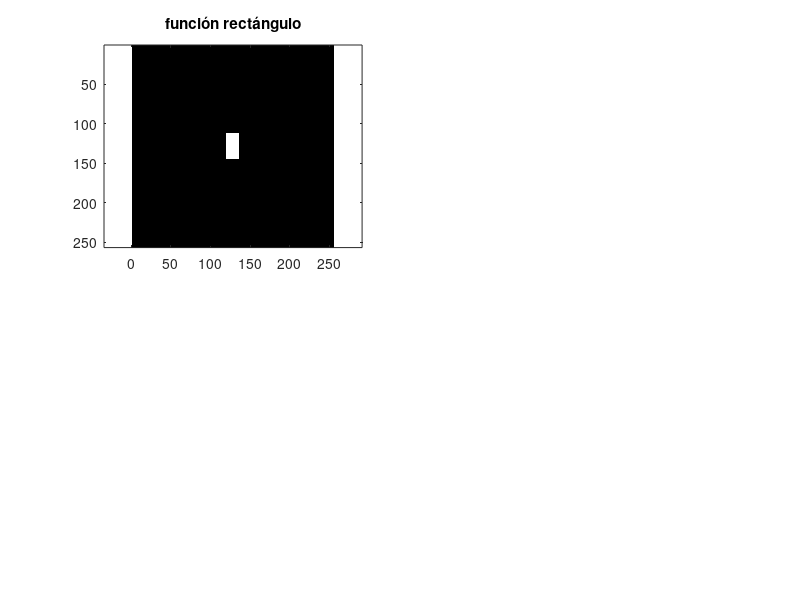

MATLAB code to generate this figure: (Note: this script raises an error after producing the figure.)
%% Transformada de Fourier y sus propiedades

% Borrado de todas las variables de la memoria
clear all

%% Función rectángulo
% Dimensión de la matriz
DimX = 256;
DimY = 256;

% Dimensión del rectángulo
SizeX = 16;
SizeY = 32;

R = zeros(DimY, DimX);
R(DimY/2 - SizeY/2:DimY/2 + SizeY/2, DimX/2 - SizeX/2:DimX/2 + SizeX/2) = 1;

figure(1)
subplot(2,2,1)
	colormap(gray);
	imagesc(R);
	axis equal tight
	title('función rectángulo')

TFR = fft2shift(R);

Fase = angle(TFR);
subplot(2,2,2)
	colormap(gray);
	imagesc(Fase);
	axis equal tight
	title('Fase de la TF del rectángulo')

Modulo = abs(TFR);
subplot(2,2,3)
	colormap(gray);
	imagesc(Modulo);
	axis equal tight
	title('Módulo de la TF del rectángulo')

subplot(2,2,4)
	colormap(gray);
	imagesc(log10(1+Modulo));
	axis equal tight
	title('log10(1+Módulo) de la TF del rectángulo')


%% DESPLAZAMIENTO
% Desplazar el rectángulo y hacer los mismo
repetir = 's';
while (repetir == 's' || repetir == 'S')
	shiftsize = input('Dar el desplazamiento en forma de vector. [y, x]: ');
	RS = circshift(R,shiftsize);

	figure(2)
	subplot(2,2,1)
		colormap(gray);
		imagesc(RS);
		axis equal tight
		Titulo = sprintf('función rectángulo. Shift=[%d,%d]', shiftsize);
		title(Titulo)

	TFR = fft2shift(RS);

	Fase = angle(TFR);	
	Fase(Fase == -pi) = pi; % line added by JC
	subplot(2,2,2)
		colormap(gray);
		imagesc(Fase);
		axis equal tight
		title('Fase de la TF del rectángulo')

	Modulo = abs(TFR);
	subplot(2,2,3)
		colormap(gray);
		imagesc(Modulo);
		axis equal tight
		title('Módulo de la TF del rectángulo')

	subplot(2,2,4)
		colormap(gray);
		imagesc(log10(1+Modulo));
		axis equal tight
		title('log10(1+Módulo) de la TF del rectángulo')
	
	repetir = input('Otro desplazamiento? (s/n): ','s');
end

%% ESCALADO
% Escalar el rectángulo y hacer los mismo
repetir = 's';
while (repetir == 's' || repetir == 'S')
	Fac = input('Dar el factor de escala : ');
	
	% Dimensión del rectángulo
	SX = int32(SizeX * Fac);
	SY = int32(SizeY * Fac);
	
	RE = zeros(DimY, DimX);
	RE(DimY/2 - SY/2:DimY/2 + SY/2, DimX/2 - SX/2:DimX/2 + SX/2) = 1;
	
	figure(3)
	subplot(2,2,1)
		colormap(gray);
		imagesc(RE);
		axis equal tight
		Titulo = sprintf('función rectángulo. Escala=%.2f', Fac);
		title(Titulo)
	
	TFR = fft2shift(RE);
	
	Fase = angle(TFR);
	subplot(2,2,2)
		colormap(gray);
		imagesc(Fase);
		axis equal tight
		title('Fase de la TF del rectángulo')
	
	Modulo = abs(TFR);
	subplot(2,2,3)
		colormap(gray);
		imagesc(Modulo);
		axis equal tight
		title('Módulo de la TF del rectángulo')
	
	subplot(2,2,4)
		colormap(gray);
		imagesc(log10(1+Modulo));
		axis equal tight
		title('log10(1+Módulo) de la TF del rectángulo')
	
	repetir = input('Otra escala? (s/n): ','s');
end

%% TRANSFORMADA DE LA TRANSFORMADA
shiftsize = [30,30];
RS = circshift(R,shiftsize);

figure(4)
subplot(2,2,1)
	colormap(gray);
	imagesc(RS);
	axis equal tight
	Titulo = sprintf('Función rectángulo desplazada');
	title(Titulo)
	
% TF directa y después TF inversa
TFD = fft2shift(RS);
RSdi = ifft2shift(TFD);
subplot(2,2,3)
	colormap(gray);
	imagesc(abs(RSdi));
	axis equal tight
	Titulo = sprintf('TF directa, TF inversa');
	title(Titulo)

% TF directa y después directa
TFD = fft2shift(RS);
RSdd = fft2shift(TFD);
subplot(2,2,4)
	colormap(gray);
	imagesc(abs(RSdd));
	axis equal tight
	Titulo = sprintf('TF directa, TF directa');
	title(Titulo)
